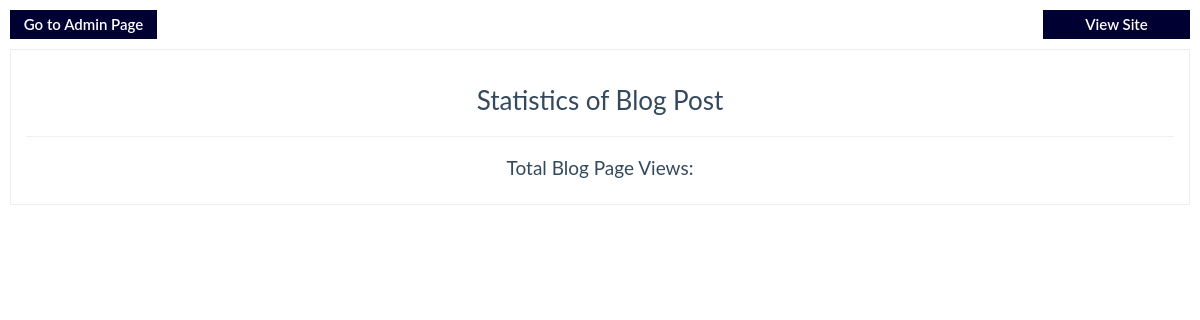
The app's page /admin/stats.php (signed in), older data.
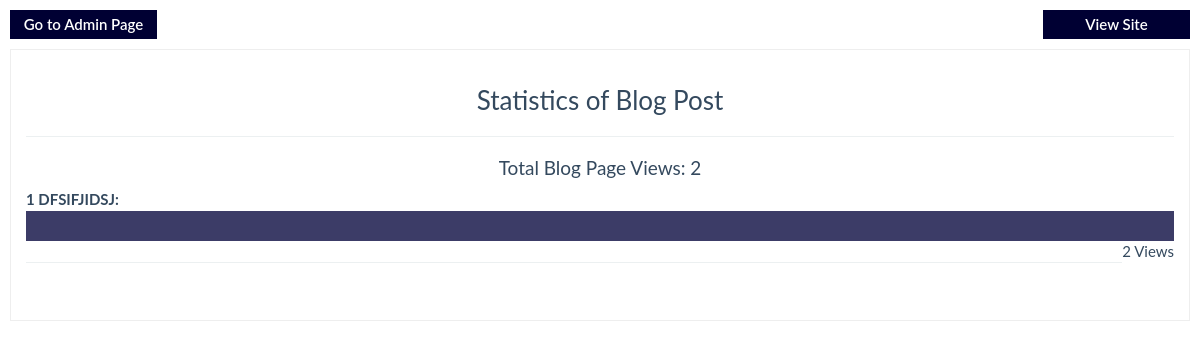
The same page, newer data.
### tables this page shows
CREATE TABLE `gyananjan_blog` (
  `id` int(11) NOT NULL,
  `title` varchar(100) NOT NULL,
  `author` varchar(100) NOT NULL,
  `blog` longtext NOT NULL,
  `date` varchar(32) NOT NULL,
  `image` varchar(100) NOT NULL,
  `views` int(11) NOT NULL
);

### admin/stats.php (the view, shortened to what this page needs)
<?php
	include 'db/connect.php';
$query = "SELECT title, views FROM gyananjan_blog ORDER BY views DESC";
$result = $db->query($query);
$getClick = "SELECT views FROM gyananjan_blog";
$data = $db->query($getClick);
$i=0; $avg=0;
if($data->num_rows>0) {
	while($row=$data->fetch_assoc()) {
		$view[$i] = $row["views"];
		$i++;
	}
}
for ($j=0;$j<$i;$j++) {
	$total +=$view[$j];
}
include 'includes/meta.php';
?>
	<link href="../css/bootstrap.min.css" rel="stylesheet">
	</head>
	<body>
		<div class="nav">
			<a href="../admin"><span class="pull-left text-center">Go to Admin Page</span></a>
			<a href="../"><span class="pull-right text-center">View Site</span></a>
		</div>
		<div class="container col-md-12" style="border:1px solid #eee;padding:15px;background-color:#fff;margin-top:10px">
			<h3 class="text-center title">Statistics of Blog Post</h3><hr>
			<h4 class="text-center">Total Blog Page Views: <?php echo $total; ?></h4>
		<?php
			$c=1;
			if ($result->num_rows >0) {
	while($row = $result->fetch_assoc()) {
		$width = ($row['views']/$total)*100;
		echo "<b>".$c." ". strtoupper($row['title']) .":</b><div class='bar' style='width:".$width."%'></div><div class='count'>".$row['views']." Views</div><hr><br>";
		$c++;
	}
}
		?>
		</div>
	</body>
	</html>

Row changes from the older to the newer data that the page shows:
added gyananjan_blog: title "DFSIFJIDSJ", views "2"
Text that changed along with them:
$total: (not shown) → "2"
